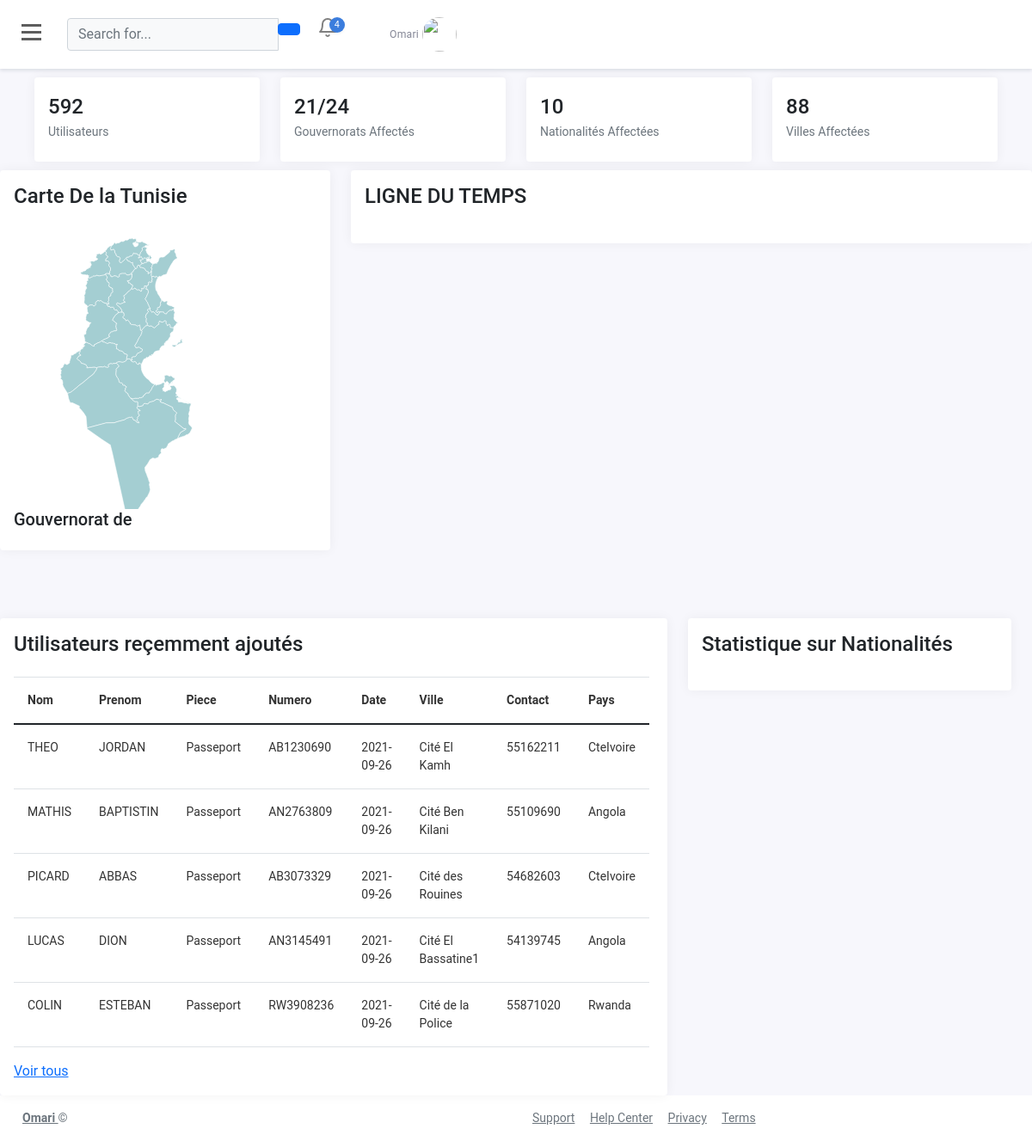
The app's page /operateur/index.php (signed in) with its own data.
### tables this page shows
CREATE TABLE `operateurs` (
  `id` int(11) NOT NULL,
  `nom` varchar(100) NOT NULL,
  `prenom` varchar(100) NOT NULL,
  `date_arrivve` date NOT NULL,
  `motdepasse` text NOT NULL,
  `connexion` varchar(100) NOT NULL
);

CREATE TABLE `utilisateurs` (
  `id` int(11) NOT NULL,
  `nom` varchar(200) NOT NULL,
  `prenom` varchar(150) NOT NULL,
  `piece` varchar(100) NOT NULL,
  `numero` varchar(150) NOT NULL,
  `date_emission` date NOT NULL,
  `gouvernorat` varchar(200) NOT NULL,
  `ville` varchar(200) NOT NULL,
  `contact` int(11) NOT NULL,
  `espace_client` int(11) NOT NULL,
  `password` varchar(150) NOT NULL,
  `pays` varchar(100) NOT NULL
);

### includes/database.php (the view, shortened to what this page needs)
<?php
function get_total_records($connect,$table_name){
    $query="SELECT * FROM $table_name";
    $statement=$connect->prepare($query);
    $statement->execute();
    return $statement->rowCount();
}
function get_gouv_stat($connect,$table_name,$element){
    $query=$connect->prepare("SELECT * FROM $table_name GROUP BY $element");
    $query->execute();
    $myFecth_query=$query->rowCount();
    return $myFecth_query;
}
function get_all_users($connect,$suite){
    $query=$connect->prepare("SELECT * FROM utilisateurs $suite");
    $query->execute();
    $my_fetch=$query->fetchAll();
    $output='
    <div class="col-md-9">
            <table class="table">
                <thead>
                    <tr>
                    <th scope="col">Nom</th>
                    <th scope="col">Prenom</th>
                    <th scope="col">Piece</th>
                    <th scope="col">Numero</th>
                    <th scope="col">Date</th>
                    <th scope="col">Ville</th>
                    <th scope="col">Contact</th>
                    <th scope="col">Pays</th>
                    </tr>
                </thead>
                <tbody>
                    ';
                    foreach($my_fetch as $row){
                        $output.='
                        <tr>
                        <td>'.$row["nom"].'</th>
                        <td>'.$row["prenom"].'</td>
                        <td>'.$row["piece"].'</td>
                        <td>'.$row["numero"].'</td>
                        <td>'.$row["date_emission"].'</td>
                        <td>'.$row["ville"].'</td>
                        <td>'.$row["contact"].'</td>
                        <td>'.$row["pays"].'</td>
                        </tr>';
                        }
            $output.='
                </tbody>
            </table>
    </div>';
    return $output;
}
function get_username($connect,$id,$table_name,$retour){
        $query="SELECT * FROM $table_name WHERE $id=?";
        $statement=$connect->prepare($query);
        $statement->execute(array($id));
        $fetch_ecole=$statement->fetch();
        if($statement->rowCount()==1){
            return $fetch_ecole[$retour];
        }else{
            return '---------------';
        }
    }
?>

### operateur/index.php (shortened to what this page needs)
<?php
include("../includes/database.php");
    ?>
<!DOCTYPE html>
<html lang="en">
<head>
    <link rel="stylesheet" href="https://cdnjs.cloudflare.com/ajax/libs/twitter-bootstrap/5.1.1/css/bootstrap.min.css">
    <link rel="stylesheet" href="../public/director/css/style.css">
    <link rel="stylesheet" href="https://cdnjs.cloudflare.com/ajax/libs/apexcharts/3.28.3/apexcharts.min.css">
</head>
<body>
<div id="wrapper">
        <div id="page-content-wrapper">
			<div id="content">
       <div class="container-fluid p-0 px-lg-0 px-md-0">
        <nav class="navbar navbar-expand navbar-light my-navbar">
            <div type="button"  id="bar" class="nav-icon1 hamburger animated fadeInLeft is-closed" data-toggle="offcanvas">
               <span></span>
			    <span></span>
				 <span></span>
            </div>
          <form class="d-none d-sm-inline-block form-inline navbar-search">
            <div class="input-group">
              <input type="text" class="form-control bg-light " placeholder="Search for..." aria-label="Search">
              <div class="input-group-append">
                <button class="btn btn-primary" type="button">
                </button>
              </div>
            </div>
          </form>
          <ul class="navbar-nav ml-auto">
           <li class="nav-item dropdown">
							<a class="nav-icon dropdown" href="#" id="alertsDropdown" data-toggle="dropdown" aria-expanded="false">
								<div class="position-relative">
									<span class="indicator">4</span>
								</div>
							</a>
						</li>
            <li class="nav-item">
              <a class="nav-link " href="#"
			 role="button">
                <span class="badge badge-danger badge-counter">7</span>
              </a>
            </li>
            <li class="nav-item dropdown">
              <a class="nav-link dropdown-toggle" href="#" id="userDropdown" role="button" data-toggle="dropdown">
                <span class="mr-2 d-none d-lg-inline text-gray-600 small"><?php echo get_username($connect,$_SESSION['operateurs'],'operateurs','nom')?></span>
                <img class="img-profile rounded-circle" src="img/logo3.png">
              </a>
            </li>
          </ul>
        </nav>
                    <div class="container dash_con">
                        <?php include('../includes/director/number.php'); ?>
                    </div>
        					<div class="row">
						<div class="col-xl-4">
							<div class="card">
								<div class="card-body">
									<h4 class="card-title mb-4">Carte De la Tunisie</h4>
                                    <div class="map" id="map">
                                        <?php include('../includes/director/map.php'); ?>
                                    </div>
								</div>
							</div>
						</div>
                        <div class="col-xl-8">
							<?php include('../includes/director/stat.php'); ?>
						</div>
                        <pre>
                        </pre>
                        <br>
                        <br>
                        <div class="row">
                            <div class="col-md-8">
                                <?php include('../includes/director/table.php'); ?>
                            </div>
                            <div class="col-md-4">
                            <div class="card">
								<div class="card-body">
									<h4 class="card-title mb-4">Statistique sur Nationalités</h4>
								</div>
							</div>
                            </div>
                        </div>
                        </div>
                </div>
        </div>
      </div>
			<footer class="footer">
				<div class="container-fluid">
					<div class="row text-muted">
						<div class="col-6 text-left">
							<p class="mb-0">
								<a href="index.html" class="text-muted"><strong><?php echo get_username($connect,$_SESSION['operateurs'],'operateurs','nom')?> </strong></a> &copy
							</p>
						</div>
						<div class="col-6 text-right">
							<ul class="list-inline">
								<li class="footer-item">
									<a class="text-muted" href="#">Support</a>
								</li>
								<li class="footer-item">
									<a class="text-muted" href="#">Help Center</a>
								</li>
								<li class="footer-item">
									<a class="text-muted" href="#">Privacy</a>
								</li>
								<li class="footer-item">
									<a class="text-muted" href="#">Terms</a>
								</li>
							</ul>
						</div>
					</div>
				</div>
			</footer>
        </div>
</body>
</html>

### includes/director/number.php (shortened to what this page needs)
<div class="row">
            <div class="col-md-6 col-xl-3">
                <div class="card">
                    <div class="card-body">
                        <div>
                            <h4 class="mb-1 mt-1"><span data-plugin="counterup"><?=get_total_records($connect,'utilisateurs',);?></span></h4>
                            <p class="text-muted mb-0">Utilisateurs</p>
                        </div>
                    </div>
                </div>
            </div>
            <div class="col-md-6 col-xl-3">
                <div class="card">
                    <div class="card-body">
                        <div>
                            <h4 class="mb-1 mt-1"><span data-plugin="counterup"><?=get_gouv_stat($connect,'utilisateurs','gouvernorat')?>/24</span></h4>
                            <p class="text-muted mb-0">Gouvernorats Affectés</p>
                        </div>
                    </div>
                </div>
            </div>
            <div class="col-md-6 col-xl-3">
                <div class="card">
                    <div class="card-body">
                        <div>
                            <h4 class="mb-1 mt-1"><span data-plugin="counterup"><?=get_gouv_stat($connect,'utilisateurs','pays')?></span></h4>
                            <p class="text-muted mb-0">Nationalités Affectées</p>
                        </div>
                    </div>
                </div>
            </div>
            <div class="col-md-6 col-xl-3">
                <div class="card">
                    <div class="card-body">
                        <div>
                            <h4 class="mb-1 mt-1"><span data-plugin="counterup"><?=get_gouv_stat($connect,'utilisateurs','ville')?></span></h4>
                            <p class="text-muted mb-0">Villes Affectées</p>
                        </div>
                    </div>
                </div>
            </div>
        </div>

### includes/director/map.php (shortened to what this page needs)
<div class="map__image">
                                                    <br>
                                                    <h5>Gouvernorat de <span id="Gouvernorat"></span> </h5>
                                            </div>

### includes/director/stat.php (shortened to what this page needs)
<div class="card">
								<div class="card-body">
									<h4 class="card-title mb-4">LIGNE DU TEMPS	</h4>
								</div>
							</div>

### includes/director/table.php
<div class="card">
                                    <div class="card-body">
                                        <h4 class="card-title mb-4">Utilisateurs reçemment ajoutés</h4>
                                        <div class="table-responsive">
                                            <?php echo get_all_users($connect,'ORDER BY id DESC LIMIT 5'); ?>
                                        </div>
                                        <a href="utilisateurs.php">Voir tous</a>
                                    </div>
                                </div>

### public/director/css/style.css (style rules this page uses)
body { position: relative; overflow-x:hidden; background: #f7f7fc; font-family: 'Roboto', sans-serif; }
body, html { height: 100%; }
.navbar-nav > li > a ,.submenu-box ul li a { color:gray!important; text-transform: capitalize; font-size: 14px; padding:10px 10px 10px 20px!important; display: block; font-weight: 400; position: relative; z-index: 2; font-family: 'Roboto', sans-serif; letter-spacing: .2px; }
.navbar-nav li { display:block!important; margin:2px 0px; }
.nav-item .nav-link { display:block; color:white!important; text-transform:capitalize; text-decoration: none; padding:6px 10px; transition:0.4s ease; }
#page-content-wrapper { width: 100%; transition: all 0.5s ease; }
.nav-icon1 { z-index: 999; position:relative; display: block; width:23px; margin:0px 30px 0px 25px; cursor:pointer; height: 25px; }
.dash_con { padding: 10px 10px; }
.nav-icon1 span { position:absolute; top:0; width:100%; height:3px; cursor:pointer; background-color:#5d5d5d; left:0; transform:rotate(0deg); transition:.30s ease-in-out; }
.nav-icon1 span:nth-of-type(1) { top:0; }
.nav-icon1 span:nth-of-type(2) { top:8px; }
.nav-icon1 span:nth-of-type(3) { top:16px; }
.my-navbar { background-color:#fff; -webkit-box-shadow:0 2px 4px rgba(15,34,58,.12); box-shadow:0 2px 4px rgba(15,34,58,.12) }
.text-gray-600 { color: #858796!important; }
.nav-link .img-profile { height:40px; width:40px; }
.badge-counter { position: absolute; transform:scale(.7); transform-origin: top right; right:6px; margin-top:4px; }
.dropdown, .dropleft, .dropright, .dropup { position: relative; }
.nav-flag, .nav-icon { padding: .1rem .8rem; display: block; font-size: 1.5rem; color: #6c757d; transition: background .1s ease-in-out,color .1s ease-in-out; line-height: 1.4; }
.position-relative { position: relative!important; }
.nav-item .indicator { background: #3b7ddd; box-shadow: 0 0.1rem 0.2rem rgba(0,0,0,.05); border-radius: 50%; display: block; height: 18px; width: 18px; padding: 1px; position: absolute; top: 0; right: -8px; text-align: center; transition: top .1s ease-out; font-size: .675rem; color: #fff; }
.card { border:none; box-shadow: 0 0 0.875rem 0 rgba(33,37,41,.05); }
.table td, .table th { padding: 1rem; font-size:14px; color:#333; vertical-align: top; border-top: 1px solid #dee2e6; }
footer.footer { padding: 1rem .875rem; direction: ltr; background: #fff; }
footer.footer ul { margin:0px; list-style:none; }
.footer ul li { display:inline-block; margin:0px 7px; }
.text-muted { color: #6c757d!important; font-size:14px; }
.map__image { width: 100%; float: left; transition: all .3s ease-in-out; }

### records on screen
operateurs: nom "Omari"
utilisateurs: nom "THEO", prenom "JORDAN", piece "Passeport", numero "AB1230690", date_emission "2021-09-26", ville "Cité El Kamh", contact "55162211", pays "CteIvoire"
utilisateurs: nom "MATHIS", prenom "BAPTISTIN", piece "Passeport", numero "AN2763809", date_emission "2021-09-26", ville "Cité Ben Kilani", contact "55109690", pays "Angola"
utilisateurs: nom "PICARD", prenom "ABBAS", piece "Passeport", numero "AB3073329", date_emission "2021-09-26", ville "Cité des Rouines", contact "54682603", pays "CteIvoire"
utilisateurs: nom "LUCAS", prenom "DION", piece "Passeport", numero "AN3145491", date_emission "2021-09-26", ville "Cité El Bassatine1", contact "54139745", pays "Angola"
utilisateurs: nom "COLIN", prenom "ESTEBAN", piece "Passeport", numero "RW3908236", date_emission "2021-09-26", ville "Cité de la Police", contact "55871020", pays "Rwanda"

### other values on screen
get_total_records($connect,'utilisateurs',) "592"
get_gouv_stat($connect,'utilisateurs','gouvernorat') "21"
get_gouv_stat($connect,'utilisateurs','pays') "10"
get_gouv_stat($connect,'utilisateurs','ville') "88"
